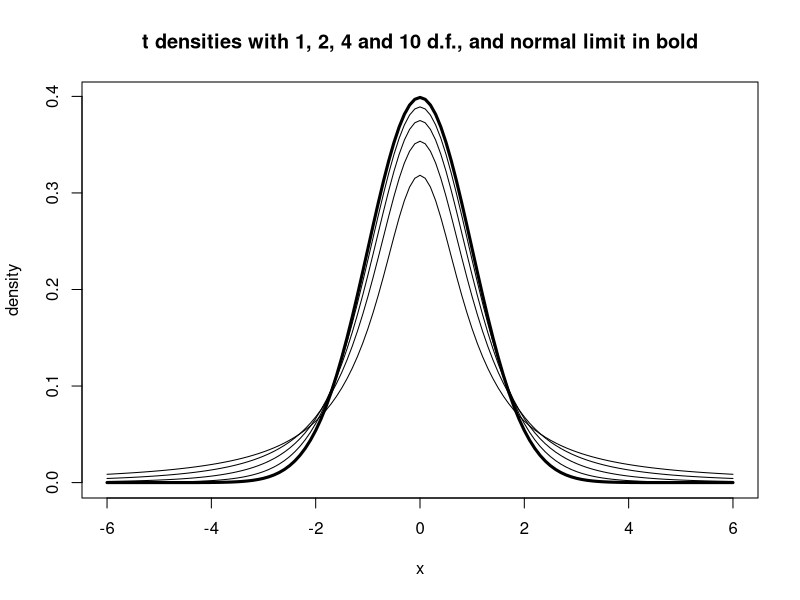

The R script that drew this image:
x <- seq(-6, 6, .1)
plot(x, sapply(x, dnorm), type='l', lwd=3, 
    xlab='x', ylab='density')
title('t densities with 1, 2, 4 and 10 d.f., and normal limit in bold')
for (i in c(1, 2, 4, 10)) {
  lines(x, sapply(x, dt, df=i))
}
